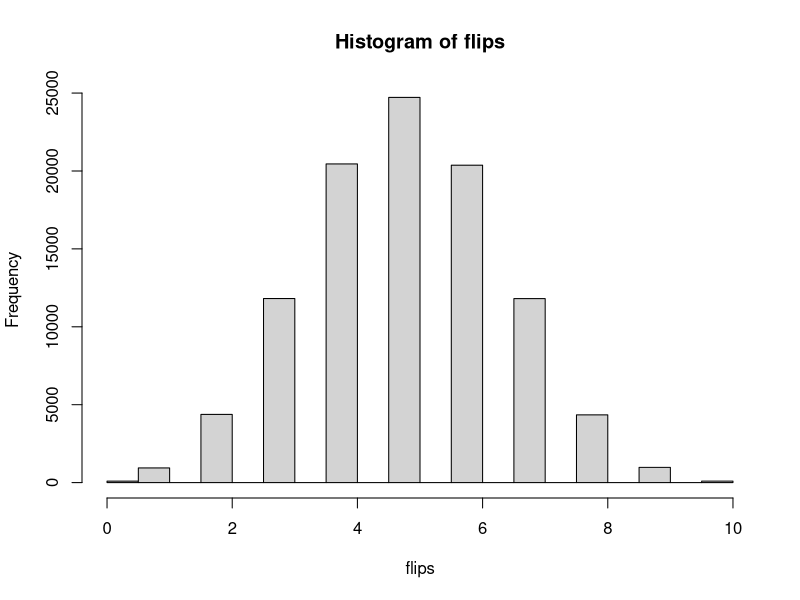
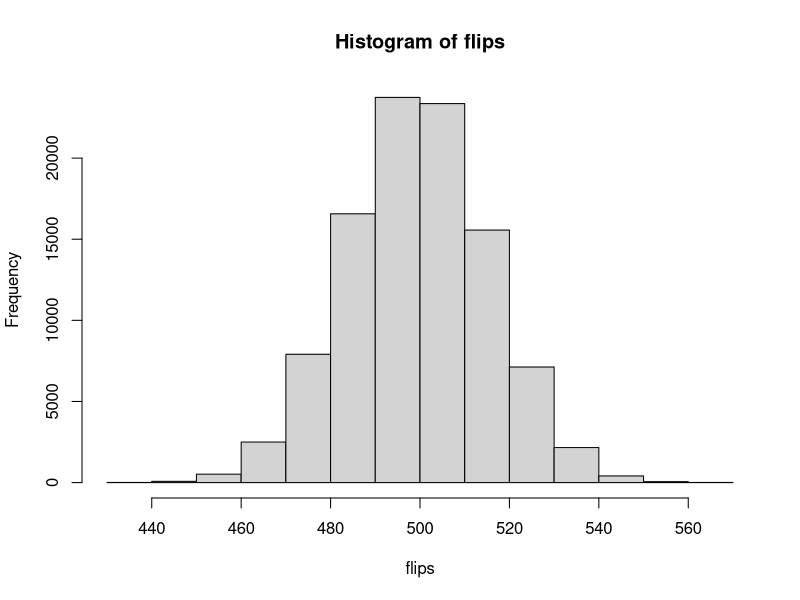
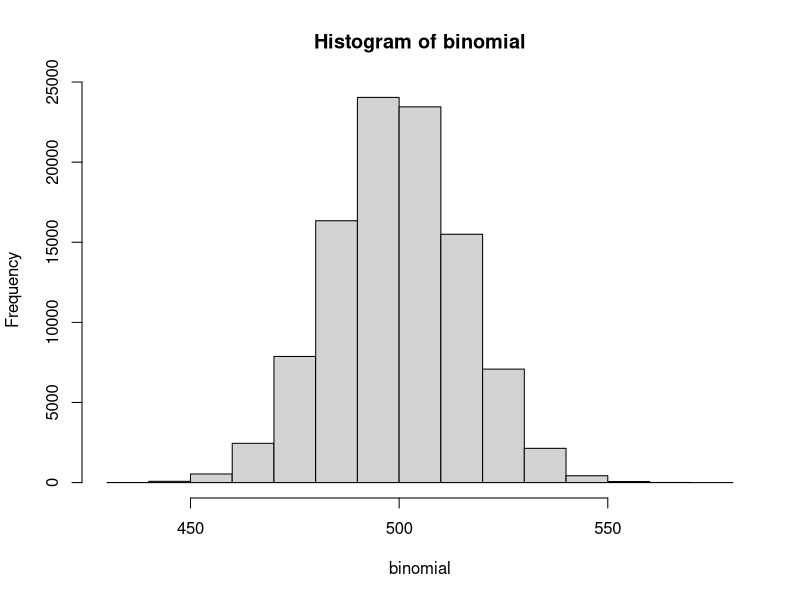
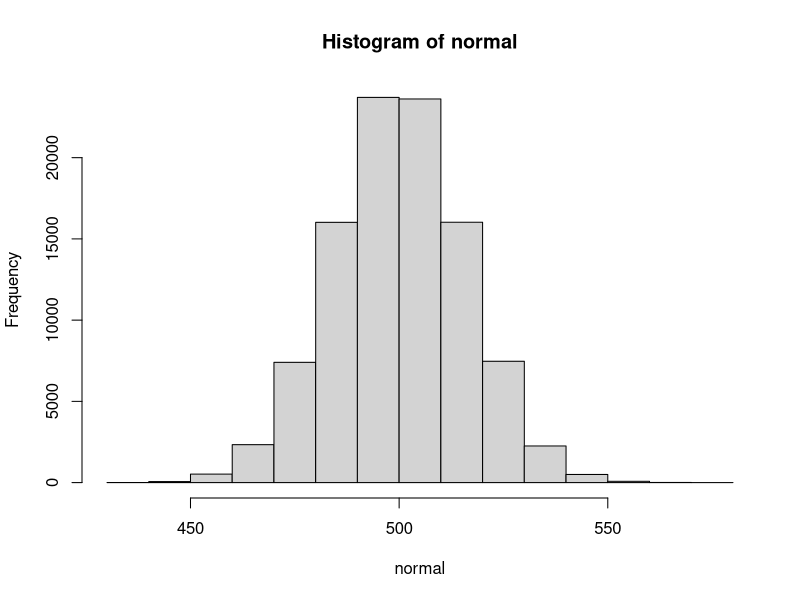
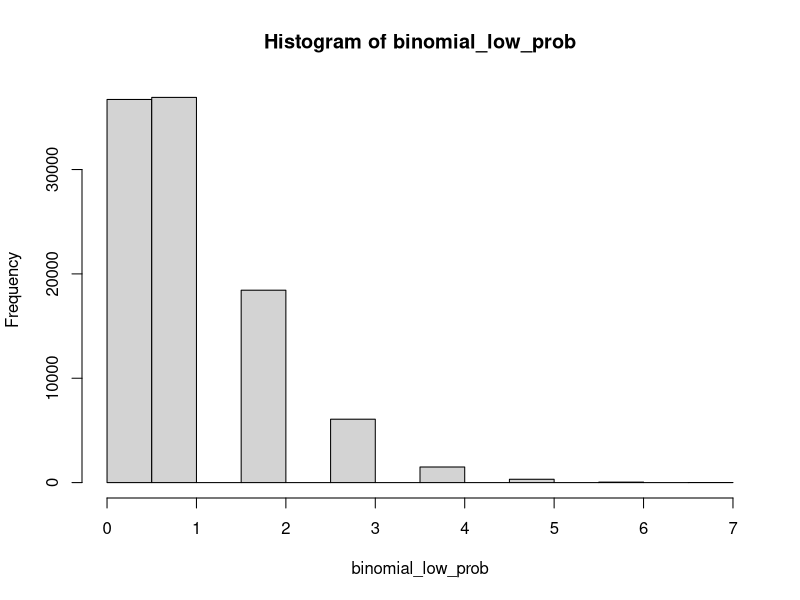
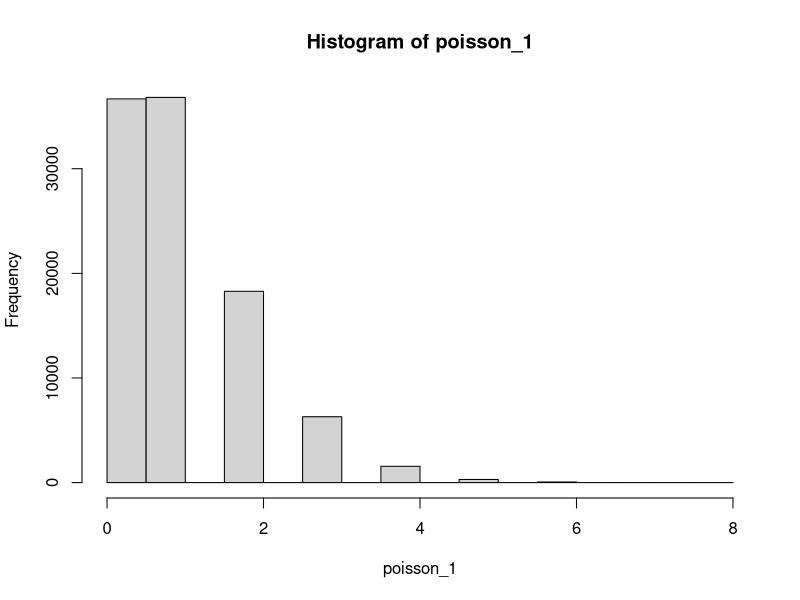

Write the R code that produced these figures, in order.
# normal distribution -----------------------------------------------------

# flip 10 coins
flips = rbinom(100000, 10, 0.5)
hist(flips)

# flip 1000 coins
flips = rbinom(100000, 1000, 0.5)
hist(flips)

# approximate binomial by normal
binomial = rbinom(100000, 1000, 0.5)
hist(binomial)

normal = rnorm(100000, 1000 * 0.5, sqrt(1000*0.5*(1-0.5)))
hist(normal)


# poisson distribution ----------------------------------------------------

# for rare events, like flipping many coins, but with low prob
binomial_low_prob = rbinom(100000, 1000, 1/1000)
hist(binomial_low_prob)

# compare poisson with binomial
poisson_1 = rpois(100000, 1) # mu = lambda = 1000 * 1/1000 = 1 in binom
hist(poisson_1)


# geometric - waiting for happening ---------------------------------------

flips = rbinom(100, 1, 0.1)
flips
which(flips == 1)
which(flips == 1)[1]

# repeat simulations
replicate(10, which(rbinom(100, 1, 0.1) == 1)[1])

# histograms
geom = rgeom(100000, 0.1)
mean(geom) # E(X) = 1/p - 1
